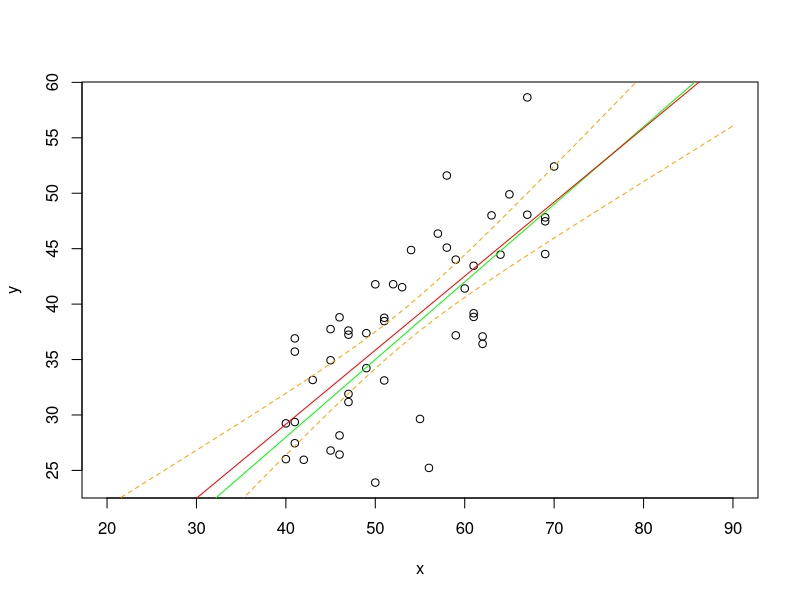

The R script that drew this image:
rm(list=ls())
k <- 0.7
n <- 50
x <- sample(40:70, n, rep=T)
y <- k*x + rnorm(n, sd=5)
plot(x, y, xlim=c(20,90))
abline(a=0, b=k, col="green")

model <- lm(y~x)
abline(model, col="red")

newx <- seq(20,90)
prd <- predict(model,
               newdata=data.frame(x=newx),
               interval=c("confidence"), 
               level=0.95,
               type="response")
prd <- data.frame(prd)
lines(newx, prd$lwr, col="orange", lty=2)
lines(newx, prd$upr, col="orange", lty=2)
